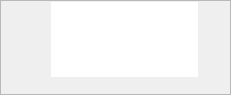
<ui version="4.0" >
 <class>StatusBase</class>
 <widget class="QFrame" name="StatusBase" >
  <property name="geometry" >
   <rect>
    <x>0</x>
    <y>0</y>
    <width>231</width>
    <height>95</height>
   </rect>
  </property>
  <property name="sizePolicy" >
   <sizepolicy vsizetype="Preferred" hsizetype="Preferred" >
    <horstretch>0</horstretch>
    <verstretch>0</verstretch>
   </sizepolicy>
  </property>
  <property name="minimumSize" >
   <size>
    <width>200</width>
    <height>80</height>
   </size>
  </property>
  <property name="maximumSize" >
   <size>
    <width>16777215</width>
    <height>129</height>
   </size>
  </property>
  <property name="windowTitle" >
   <string/>
  </property>
  <property name="frameShape" >
   <enum>QFrame::StyledPanel</enum>
  </property>
  <property name="frameShadow" >
   <enum>QFrame::Sunken</enum>
  </property>
  <layout class="QGridLayout" name="gridLayout" >
   <property name="margin" >
    <number>1</number>
   </property>
   <property name="spacing" >
    <number>1</number>
   </property>
   <item rowspan="2" row="0" column="2" >
    <layout class="QVBoxLayout" name="verticalLayout" >
     <property name="spacing" >
      <number>3</number>
     </property>
     <property name="sizeConstraint" >
      <enum>QLayout::SetMaximumSize</enum>
     </property>
     <property name="rightMargin" >
      <number>0</number>
     </property>
     <item>
      <spacer name="verticalSpacer" >
       <property name="orientation" >
        <enum>Qt::Vertical</enum>
       </property>
       <property name="sizeHint" stdset="0" >
        <size>
         <width>20</width>
         <height>0</height>
        </size>
       </property>
      </spacer>
     </item>
     <item>
      <widget class="KPushButton" name="btnFavorite" >
       <property name="sizePolicy" >
        <sizepolicy vsizetype="Fixed" hsizetype="Maximum" >
         <horstretch>0</horstretch>
         <verstretch>0</verstretch>
        </sizepolicy>
       </property>
       <property name="minimumSize" >
        <size>
         <width>30</width>
         <height>30</height>
        </size>
       </property>
       <property name="maximumSize" >
        <size>
         <width>30</width>
         <height>30</height>
        </size>
       </property>
       <property name="toolTip" >
        <string>Favorite</string>
       </property>
       <property name="checkable" >
        <bool>true</bool>
       </property>
       <property name="flat" >
        <bool>true</bool>
       </property>
      </widget>
     </item>
     <item>
      <widget class="KPushButton" name="btnReply" >
       <property name="sizePolicy" >
        <sizepolicy vsizetype="Fixed" hsizetype="Fixed" >
         <horstretch>0</horstretch>
         <verstretch>0</verstretch>
        </sizepolicy>
       </property>
       <property name="minimumSize" >
        <size>
         <width>30</width>
         <height>30</height>
        </size>
       </property>
       <property name="maximumSize" >
        <size>
         <width>30</width>
         <height>30</height>
        </size>
       </property>
       <property name="toolTip" >
        <string>Replay</string>
       </property>
       <property name="flat" >
        <bool>true</bool>
       </property>
      </widget>
     </item>
     <item>
      <widget class="KPushButton" name="btnRemove" >
       <property name="sizePolicy" >
        <sizepolicy vsizetype="Fixed" hsizetype="Maximum" >
         <horstretch>0</horstretch>
         <verstretch>0</verstretch>
        </sizepolicy>
       </property>
       <property name="minimumSize" >
        <size>
         <width>30</width>
         <height>30</height>
        </size>
       </property>
       <property name="maximumSize" >
        <size>
         <width>30</width>
         <height>30</height>
        </size>
       </property>
       <property name="toolTip" >
        <string>Remove</string>
       </property>
       <property name="flat" >
        <bool>true</bool>
       </property>
      </widget>
     </item>
     <item>
      <spacer name="verticalSpacer_2" >
       <property name="orientation" >
        <enum>Qt::Vertical</enum>
       </property>
       <property name="sizeHint" stdset="0" >
        <size>
         <width>20</width>
         <height>0</height>
        </size>
       </property>
      </spacer>
     </item>
    </layout>
   </item>
   <item row="2" column="0" colspan="3" >
    <widget class="QLabel" name="lblSign" >
     <property name="sizePolicy" >
      <sizepolicy vsizetype="Maximum" hsizetype="MinimumExpanding" >
       <horstretch>0</horstretch>
       <verstretch>0</verstretch>
      </sizepolicy>
     </property>
     <property name="text" >
      <string/>
     </property>
     <property name="textFormat" >
      <enum>Qt::RichText</enum>
     </property>
     <property name="alignment" >
      <set>Qt::AlignLeading|Qt::AlignLeft|Qt::AlignVCenter</set>
     </property>
     <property name="wordWrap" >
      <bool>true</bool>
     </property>
     <property name="openExternalLinks" >
      <bool>true</bool>
     </property>
     <property name="textInteractionFlags" >
      <set>Qt::LinksAccessibleByMouse|Qt::TextSelectableByMouse</set>
     </property>
    </widget>
   </item>
   <item row="0" column="1" >
    <widget class="QTextEdit" name="lblStatus" >
     <property name="acceptDrops" >
      <bool>false</bool>
     </property>
     <property name="autoFillBackground" >
      <bool>true</bool>
     </property>
     <property name="frameShape" >
      <enum>QFrame::NoFrame</enum>
     </property>
     <property name="verticalScrollBarPolicy" >
      <enum>Qt::ScrollBarAlwaysOff</enum>
     </property>
     <property name="horizontalScrollBarPolicy" >
      <enum>Qt::ScrollBarAlwaysOff</enum>
     </property>
     <property name="undoRedoEnabled" >
      <bool>false</bool>
     </property>
     <property name="readOnly" >
      <bool>true</bool>
     </property>
     <property name="acceptRichText" >
      <bool>false</bool>
     </property>
     <property name="textInteractionFlags" >
      <set>Qt::TextBrowserInteraction</set>
     </property>
    </widget>
   </item>
   <item row="0" column="0" >
    <widget class="QLabel" name="lblImage" >
     <property name="sizePolicy" >
      <sizepolicy vsizetype="Fixed" hsizetype="Fixed" >
       <horstretch>0</horstretch>
       <verstretch>0</verstretch>
      </sizepolicy>
     </property>
     <property name="minimumSize" >
      <size>
       <width>48</width>
       <height>48</height>
      </size>
     </property>
     <property name="maximumSize" >
      <size>
       <width>48</width>
       <height>48</height>
      </size>
     </property>
     <property name="text" >
      <string/>
     </property>
    </widget>
   </item>
  </layout>
  <zorder>lblStatus</zorder>
  <zorder>lblSign</zorder>
  <zorder>lblStatus</zorder>
  <zorder>lblImage</zorder>
 </widget>
 <customwidgets>
  <customwidget>
   <class>KPushButton</class>
   <extends>QPushButton</extends>
   <header>kpushbutton.h</header>
  </customwidget>
 </customwidgets>
 <resources/>
 <connections/>
</ui>
